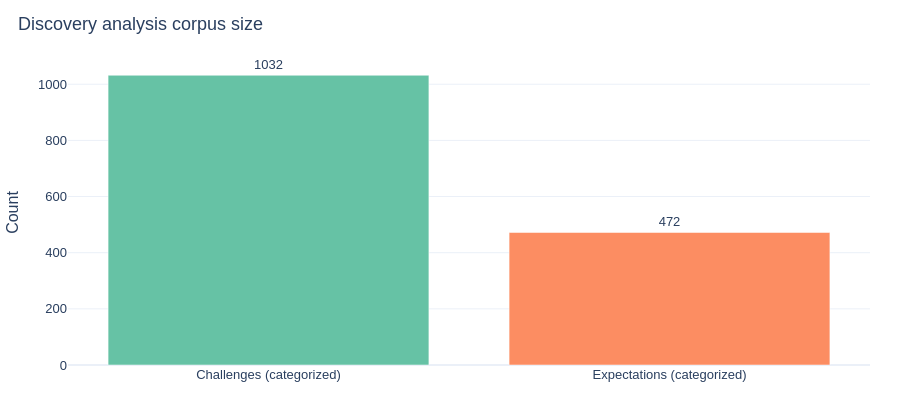

Notebook cell for this chart:
### Markdown cell above
## Overview

### Code cell
overview = pd.DataFrame(
    [
        {"Dataset": "Challenges (categorized)", "Records": len(challenges)},
        {"Dataset": "Expectations (categorized)", "Records": len(expectations)},
        
    ]
)

fig = px.bar(
    overview,
    x="Dataset",
    y="Records",
    text="Records",
    title="Discovery analysis corpus size",
    color="Dataset",
    color_discrete_sequence=px.colors.qualitative.Set2,
)
fig.update_traces(textposition="outside", showlegend=False)
fig.update_layout(xaxis_title="", yaxis_title="Count", height=420)
show(fig, "overview_counts")

### Figure 1 — Plotly figure (JSON) as saved in the notebook; plotly's stock layout.template omitted (floating-point values rounded to 4 significant figures)
{"data": [{"hovertemplate": "Dataset=%{x}<br>Records=%{text}<extra></extra>", "legendgroup": "Challenges (categorized)", "marker": {"color": "rgb(102,194,165)", "pattern": {"shape": ""}}, "name": "Challenges (categorized)", "orientation": "v", "showlegend": false, "text": [1032.0], "textposition": "outside", "type": "bar", "x": ["Challenges (categorized)"], "xaxis": "x", "y": [1032], "yaxis": "y"}, {"hovertemplate": "Dataset=%{x}<br>Records=%{text}<extra></extra>", "legendgroup": "Expectations (categorized)", "marker": {"color": "rgb(252,141,98)", "pattern": {"shape": ""}}, "name": "Expectations (categorized)", "orientation": "v", "showlegend": false, "text": [472.0], "textposition": "outside", "type": "bar", "x": ["Expectations (categorized)"], "xaxis": "x", "y": [472], "yaxis": "y"}], "layout": {"barmode": "relative", "font": {"family": "IBM Plex Sans, Helvetica, Arial, sans-serif", "size": 13}, "height": 420, "legend": {"title": {"text": "Dataset"}, "tracegroupgap": 0}, "margin": {"b": 40, "l": 40, "r": 30, "t": 60}, "title": {"text": "Discovery analysis corpus size", "x": 0.02, "xanchor": "left"}, "xaxis": {"anchor": "y", "categoryarray": ["Challenges (categorized)", "Expectations (categorized)"], "categoryorder": "array", "domain": [0, 1], "title": {"text": ""}}, "yaxis": {"anchor": "x", "domain": [0, 1], "title": {"text": "Count"}}}}
